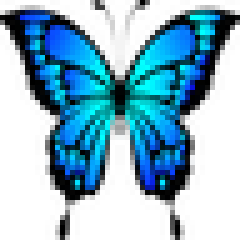
#> input picture recursos/mariposa.png, 48 x 48 px (shown 5 times larger); its folder holds 5 pictures in this run
$ python -i simulacion.py   (imports and definitions only)
#> lines starting #> are read from the running program, lines starting #| are printed output that depends on the picture
#!/usr/bin/env python3
import os
import time
import glob
import datetime
import random
import math

import cv2
import numpy as np
import pygame
from pygame.locals import QUIT, KEYDOWN, K_ESCAPE, K_1, K_2, K_a, K_s, K_d, K_SPACE
from PIL import Image, ImageOps, ImageEnhance, ImageFilter

# -------------------------------
# Configuración general
# -------------------------------
SCREEN_WIDTH, SCREEN_HEIGHT = 640, 480
FPS = 30

# Parámetros del láser
LASER_SIZE = 10            # Radio del punto láser
LASER_COLOR = (0, 255, 0)  # Verde
MAX_LASER_SPEED = 15       # Pixeles por frame
FOLLOW_DELAY = 2           # Segundos antes de cambiar de objetivo

# Directorios
TEST_IMAGES_DIR = "test_images"
VIDEO_DIR       = "simulaciones"
RECURSOS_DIR    = "recursos"

# Recursos para generación de prueba
IMG_CLASSES = ["mariposa.png", "mariquita.png", "cucaracha.png"]
IMG_LIMITE  = "cruz.png"
IMG_LASER   = "laser.png"

# Clases y colores (BGR)
CLASS_NAMES = {
    0: "limite",
    1: "mariposa",
    2: "mariquita",
    3: "cucaracha",
    4: "laser",
}
CLASS_COLORS = {
    0: (128,   0, 128),  # Límite - Morado
    1: (255,   0,   0),  # Mariposa - Azul
    2: (  0,   0, 255),  # Mariquita - Rojo
    3: ( 42,  42, 165),  # Cucaracha - Marrón
    4: (  0, 255,   0),  # Láser - Verde
}

# -------------------------------
# Generación de imágenes de prueba
# -------------------------------
def generar_fondo_aleatorio(width, height):
    tipo = random.choice(["solido", "gradiente", "ruido", "textura"])
    if tipo == "solido":
        color = tuple(random.randint(0,255) for _ in range(3))
        fondo = Image.new("RGB", (width, height), color)
    elif tipo == "gradiente":
        arr = np.zeros((height, width, 3), dtype=np.uint8)
        c1 = np.array([random.randint(0,255) for _ in range(3)])
        c2 = np.array([random.randint(0,255) for _ in range(3)])
        for y in range(height):
            f = y / height
            arr[y, :] = (c1 * (1 - f) + c2 * f).astype(np.uint8)
        fondo = Image.fromarray(arr)
    elif tipo == "ruido":
        arr = np.random.randint(0,256, (height, width, 3), dtype=np.uint8)
        if random.random() > 0.5:
            arr = cv2.GaussianBlur(arr, (0, 0), random.uniform(1,5))
        fondo = Image.fromarray(arr)
    else:
        arr = np.zeros((height, width, 3), dtype=np.uint8)
        scale = random.randint(5,30)
        for y in range(height):
            for x in range(width):
                v = int(127 + 127 * math.sin(x/scale) * math.sin(y/scale))
                arr[y, x] = [v, v, v]
        col = np.array([random.randint(0,255) for _ in range(3)])
        for i in range(3):
            arr[:,:,i] = (arr[:,:,0] * col[i] / 255).astype(np.uint8)
        fondo = Image.fromarray(arr)
    if random.random() > 0.5:
        fondo = fondo.filter(ImageFilter.GaussianBlur(random.uniform(0.5,2)))
    if random.random() > 0.7:
        ruido = np.random.randint(0,25, (height, width, 3), dtype=np.uint8)
        fondo = Image.blend(fondo, Image.fromarray(ruido), 0.1)
    return fondo

def aplicar_transformaciones(imagen):
    factor = random.uniform(0.5,1.5)
    w_new = int(imagen.width * factor)
    h_new = int(imagen.height * factor)
    imagen = imagen.resize((w_new, h_new), Image.LANCZOS)
    imagen = imagen.rotate(random.uniform(0,360), expand=True, resample=Image.BICUBIC)
    if random.random() > 0.5:
        imagen = ImageOps.mirror(imagen)
    if random.random() > 0.5:
        imagen = ImageOps.flip(imagen)
    imagen = ImageEnhance.Brightness(imagen).enhance(random.uniform(0.8,1.2))
    imagen = ImageEnhance.Contrast(imagen).enhance(random.uniform(0.8,1.2))
    return imagen

def generar_test_images(n=5, min_obj=5, max_obj=15):
#> called with n = 5, min_obj = 5, max_obj = 15
    os.makedirs(TEST_IMAGES_DIR, exist_ok=True)
    recursos = {
        'clases': [Image.open(os.path.join(RECURSOS_DIR, f)).convert("RGBA") for f in IMG_CLASSES],
        'limite': Image.open(os.path.join(RECURSOS_DIR, IMG_LIMITE)).convert("RGBA"),
    }
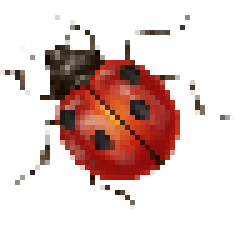
#> input picture recursos/mariquita.png, 48 x 48 px (shown 5 times larger)
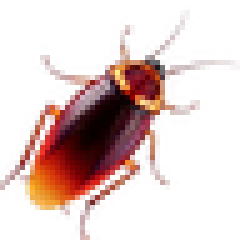
#> input picture recursos/cucaracha.png, 48 x 48 px (shown 5 times larger)
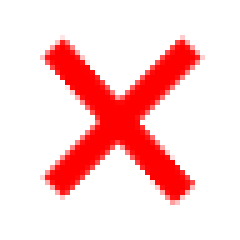
#> input picture recursos/cruz.png, 48 x 48 px (shown 5 times larger)
    for i in range(n):
        fondo = generar_fondo_aleatorio(SCREEN_WIDTH, SCREEN_HEIGHT)
        labels = []
        esquinas = [
            (0, 0),
            (SCREEN_WIDTH - recursos['limite'].width, 0),
            (0, SCREEN_HEIGHT - recursos['limite'].height),
            (SCREEN_WIDTH - recursos['limite'].width, SCREEN_HEIGHT - recursos['limite'].height)
        ]
        for x, y in esquinas:
            fondo.paste(recursos['limite'], (x, y), recursos['limite'])
            cx = (x + recursos['limite'].width/2) / SCREEN_WIDTH
            cy = (y + recursos['limite'].height/2) / SCREEN_HEIGHT
            w  = recursos['limite'].width / SCREEN_WIDTH
            h  = recursos['limite'].height / SCREEN_HEIGHT
            labels.append(f"0 {cx:.6f} {cy:.6f} {w:.6f} {h:.6f}")
        count = random.randint(min_obj, max_obj)
        grid = int(math.ceil(math.sqrt(count * 1.5)))
        cells = [(r, c) for r in range(grid) for c in range(grid)]
        random.shuffle(cells)
        placed = 0
        while placed < count and cells:
            r, c = cells.pop()
            cls_idx = random.randrange(len(recursos['clases']))
            obj = recursos['clases'][cls_idx].copy()
            obj = aplicar_transformaciones(obj)
            cell_w = SCREEN_WIDTH / grid
            cell_h = SCREEN_HEIGHT / grid
            x = int(c * cell_w + random.uniform(0, cell_w - obj.width))
            y = int(r * cell_h + random.uniform(0, cell_h - obj.height))
            x = max(0, min(x, SCREEN_WIDTH - obj.width))
            y = max(0, min(y, SCREEN_HEIGHT - obj.height))
            fondo.paste(obj, (x, y), obj)
            cx = (x + obj.width/2) / SCREEN_WIDTH
            cy = (y + obj.height/2) / SCREEN_HEIGHT
            w  = obj.width / SCREEN_WIDTH
            h  = obj.height / SCREEN_HEIGHT
            labels.append(f"{cls_idx+1} {cx:.6f} {cy:.6f} {w:.6f} {h:.6f}")
            placed += 1
        img_path = os.path.join(TEST_IMAGES_DIR, f"test_{i+1}.jpg")
        txt_path = img_path.replace('.jpg', '.txt')
        fondo.convert("RGB").save(img_path, quality=95)
        with open(txt_path, 'w') as f:
            f.write("\n".join(labels))
#> this loop made 5 passes
#> txt_path on passes 1 to 5: 'test_images/test_1.txt', 'test_images/test_2.txt', 'test_images/test_3.txt', 'test_images/test_4.txt', 'test_images/test_5.txt'
#> pass 1, in generar_fondo_aleatorio, `fondo = Image.fromarray(arr)`:
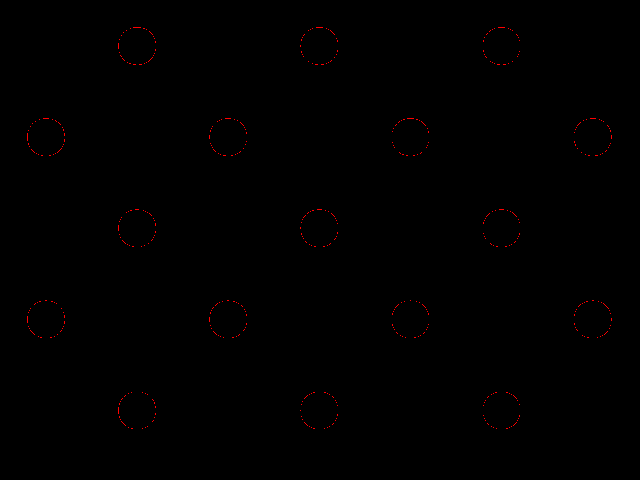
#> fondo: PIL image 640x480 RGB; mean R, G, B 0.00251, 0, 0; drawn with 1 as white
#> pass 1, in aplicar_transformaciones, `imagen = imagen.resize((w_new, h_new), Image.LANCZOS)`:
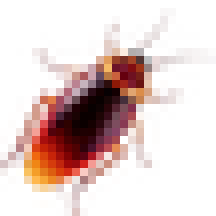
#> imagen: PIL image 27x27 RGBA (shown 8 times larger); mean R, G, B, A 62.3, 24, 16.3, 60.4; transparent parts drawn white
#> after the loop:
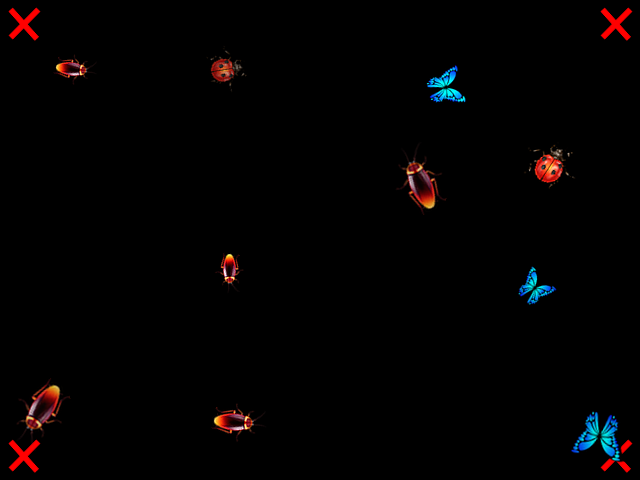
#> fondo: PIL image 640x480 RGB; mean R, G, B 3.4, 1.8, 2
#> after the loop:
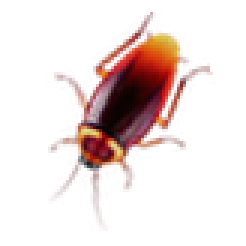
#> obj: PIL image 82x82 RGBA (shown 3 times larger); mean R, G, B, A 34.7, 14.9, 11.7, 39; transparent parts drawn white
    print(f"Generadas {n} imágenes de prueba en '{TEST_IMAGES_DIR}/'")
#| Generadas 5 imágenes de prueba en 'test_images/'

# -------------------------------
# Clase de simulación
# -------------------------------
class DemoLaser:
    # [21 lines left out: function __init__, not called in this run]

    def load(self):
        img = cv2.imread(self.images[self.idx])
        return cv2.resize(img, (SCREEN_WIDTH, SCREEN_HEIGHT))

    # [99 lines left out: functions read_lbl, detect, update, draw_laser, hud, run, not called in this run]

# [6 lines not run here, left out]

>>> result = generar_test_images()
